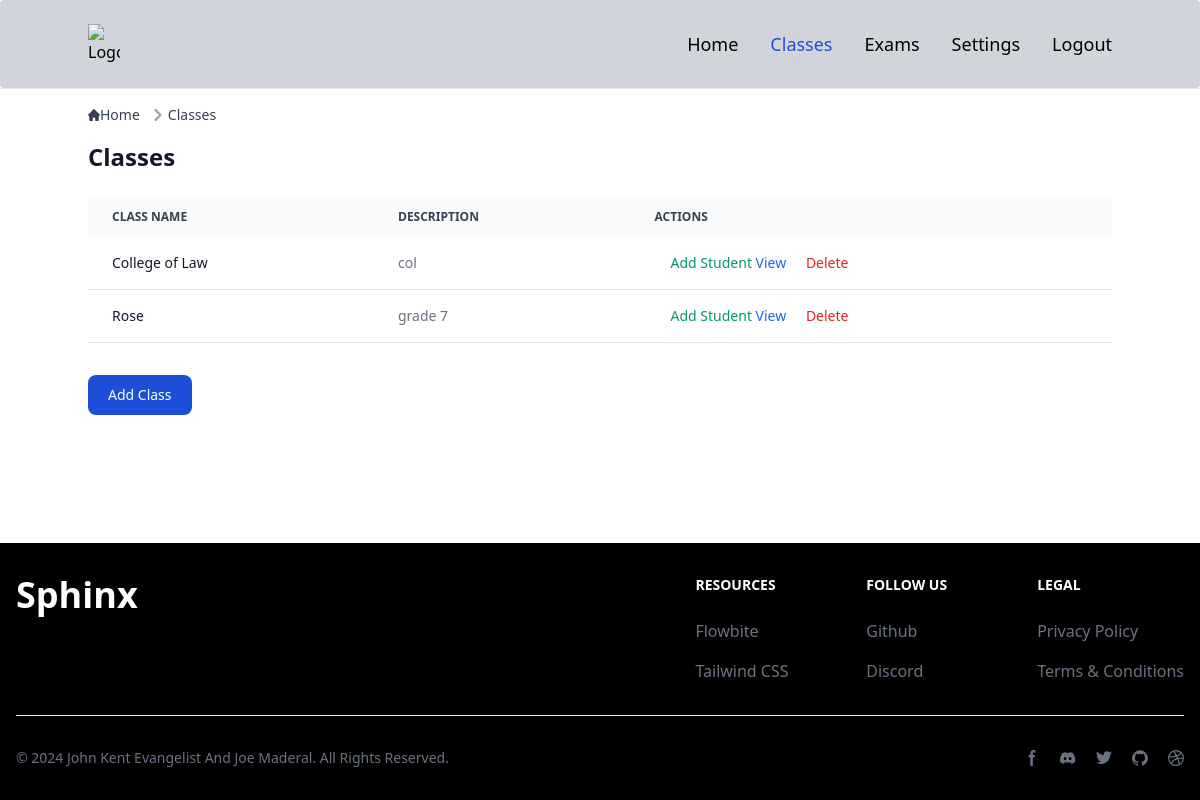
/classes/ (signed in), run on an earlier commit of the app's database.
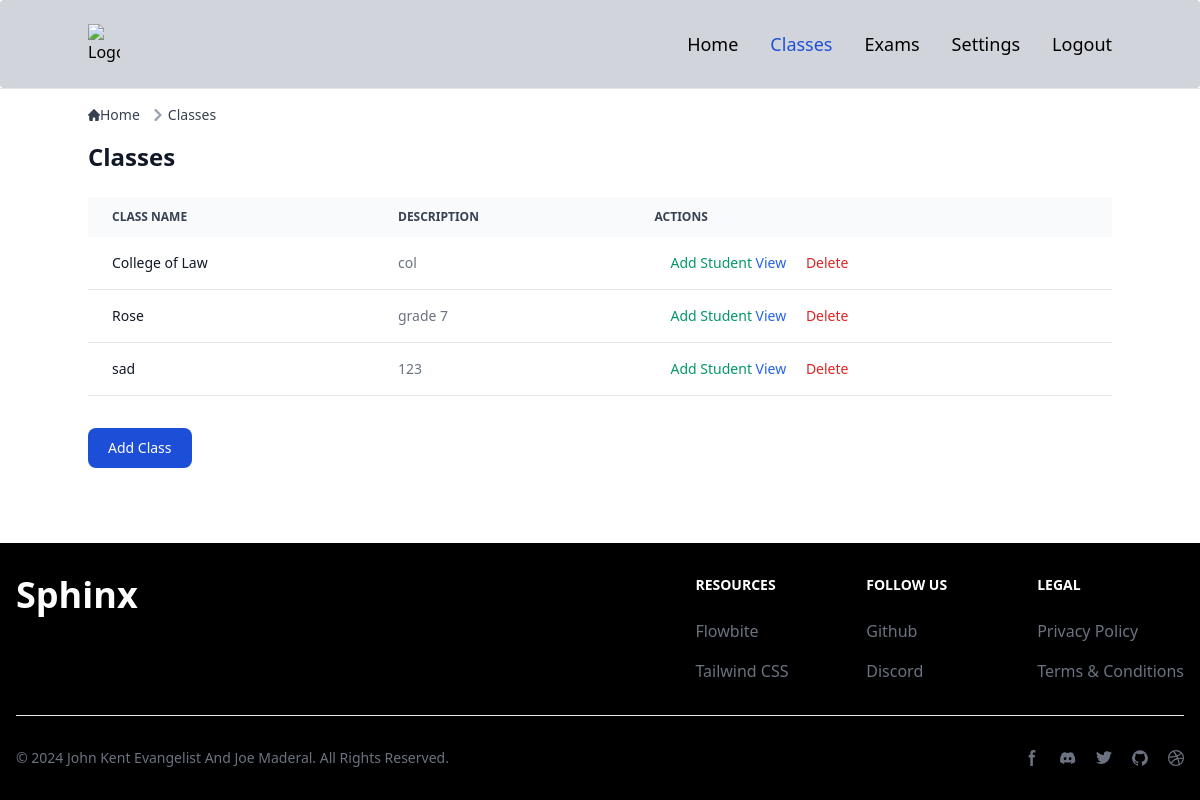
And on a later commit of the database.
### smartscoreapp/models.py (models this page shows, shortened)
class Class(models.Model):
    name = models.CharField(max_length=100)
    description = models.TextField(blank=True)
    user = models.ForeignKey(settings.AUTH_USER_MODEL, on_delete=models.CASCADE)

### smartscoreapp/views.py (the view)
# urls.py: path('classes/', classes_view, name='classes'),
@login_required
def classes_view(request):
    user_instance = request.user  # Get the logged-in User instance
    if request.method == 'POST':
        form = ClassNameForm(request.POST)
        if form.is_valid():
            new_class = form.save(commit=False)
            new_class.user = user_instance  # Associate the logged-in user with the class
            new_class.save()
            return redirect('classes')  # Redirect to the classes page after successful creation
    else:
        if user_instance.is_superuser:
            classes = Class.objects.all()
        else:
            classes = Class.objects.filter(user=user_instance)
    context = {
        'classes': classes,
        'form': ClassNameForm()  # Assuming ClassNameForm is your form for adding a new class
    }
    return render(request, 'classes.html', context)

### templates/classes/classes.html (shortened to what this page needs)
{% extends "base.html" %}
{% block content %}
<nav class="flex mb-4" aria-label="Breadcrumb">
  <ol class="inline-flex items-center space-x-1 md:space-x-2 rtl:space-x-reverse">
    <li class="inline-flex items-center">
      <a href="{% url 'index' %}" class="inline-flex items-center text-sm font-medium text-gray-700 hover:text-blue-600 dark:text-gray-400 dark:hover:text-white">
        Home
      </a>
    </li>
    <li class="flex items-center">
      <svg class="rtl:rotate-180 w-3 h-3 text-gray-400 mx-1" aria-hidden="true" xmlns="http://www.w3.org/2000/svg" fill="none" viewBox="0 0 6 10">
        <path stroke="currentColor" stroke-linecap="round" stroke-linejoin="round" stroke-width="2" d="m1 9 4-4-4-4"/>
      </svg>
      <a href="{% url 'classes' %}" class="text-sm font-medium text-gray-700 hover:text-blue-600 dark:text-gray-400 dark:hover:text-white">Classes</a>
    </li>
  </ol>
</nav>
<h1 class="text-2xl font-semibold text-gray-900 dark:text-white mb-6">Classes</h1>
<div class="relative overflow-x-auto mb-6">
  <table class="w-full text-sm text-left rtl:text-right text-gray-500 dark:text-gray-400">
    <thead class="text-xs text-gray-700 uppercase bg-gray-50 dark:bg-gray-700 dark:text-gray-400">
      <tr>
        <th scope="col" class="px-6 py-3">Class Name</th>
        <th scope="col" class="px-6 py-3">Description</th>
        <th scope="col" class="px-6 py-3">Actions</th>
      </tr>
    </thead>
    <tbody>
      {% for class in classes %}
        <tr class="bg-white border-b dark:bg-gray-800 dark:border-gray-700">
          <td class="px-6 py-4 font-medium text-gray-900 dark:text-white">{{ class.name }}</td>
          <td class="px-6 py-4">{{ class.description }}</td>
          <td class="px-6 py-4">
            <button data-modal-target="add-student-modal-{{ class.id }}" data-modal-toggle="add-student-modal-{{ class.id }}" class="text-green-600 hover:underline ml-4">Add Student</button>
            <a href="{% url 'class_detail' class.id %}" class="text-blue-600 hover:underline">View</a>
            <a href="{% url 'delete_class' class.id %}" class="text-red-600 hover:underline ml-4" onclick="return confirm('Are you sure you want to delete this class?');">Delete</a>
          </td>
        </tr>
      {% empty %}
        <tr class="bg-white border-b dark:bg-gray-800 dark:border-gray-700">
          <td colspan="3" class="px-6 py-4 text-center text-gray-500 dark:text-gray-400">No classes available.</td>
        </tr>
      {% endfor %}
    </tbody>
  </table>
</div>
<div class="add-class-section mt-8">
  <button data-modal-target="add-class-modal" data-modal-toggle="add-class-modal" class="block text-white bg-blue-700 hover:bg-blue-800 focus:ring-4 focus:outline-none focus:ring-blue-300 font-medium rounded-lg text-sm px-5 py-2.5 text-center dark:bg-blue-600 dark:hover:bg-blue-700 dark:focus:ring-blue-800" type="button">
    Add Class
  </button>
</div>
{% endblock %}

What changed in the data, as far as the page shows it:
added Class: name "sad", description "123"
